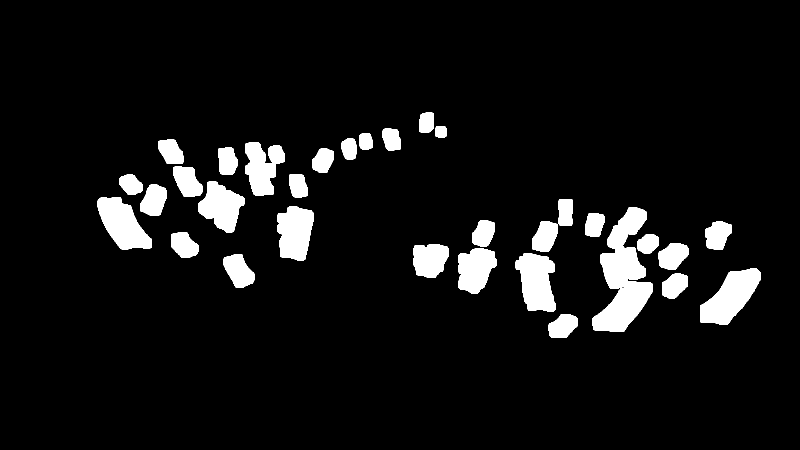
#> input picture reports/codex-sart-03/cg-root-paper-mask-v2.png, 1600 x 900 px, given in place of cg_root-v4.png, which was not available (shown at 1/2 size)
$ python paper_review.py
#> lines starting #> are read from the running program, lines starting #| are printed output that depends on the picture; after the words box and inside, x2 and y2 are one past the last pixel; in counts of white or black regions, pixels touching at a corner belong together; pictures that were not available may be replaced by others from this repository, and a replacement may not be noted
### reports/codex-sart-03/prepare_root.py
"""Keep only image_gen's local paper edits; restore original pixels everywhere else."""
from pathlib import Path
from collections import deque
import argparse
import json
import hashlib
import numpy as np
from PIL import Image, ImageDraw, ImageFilter
from audit import ROOT, OUT, SRC, font, jpg

# Local source-image coordinates. Boxes bound a paper, not general background.
ROIS=[
 (195,381,306,507),(244,348,282,390),(284,372,333,431),
 (320,280,363,328),(351,333,401,393),(405,371,447,431),
 (433,380,482,468),(443,291,469,341),(496,283,529,328),
 (498,324,544,397),(540,293,569,330),(577,344,616,400),
 (563,410,627,515),(628,297,667,344),(680,280,715,326),
 (720,265,746,305),(767,258,803,301),(838,231,868,269),
 (350,462,395,511),(447,510,511,575),(835,485,895,553),
 (925,491,985,581),(1038,507,1108,616),(1068,437,1114,499),
 (947,439,991,494),(1169,423,1209,478),(1202,451,1249,503),
 (1244,414,1291,468),(1197,502,1254,580),(1239,494,1290,566),
 (1325,486,1376,537),(1332,547,1374,595),(1280,468,1322,509),
 (1418,439,1466,493),(1402,538,1526,650),(1182,558,1311,667),
 (1097,628,1157,674),(1125,406,1158,444),(865,252,889,279),
 (638,268,656,292),
]

def component(im, roi):
    a=np.asarray(im.crop(roi)).astype(np.int16);r,g,b=a[:,:,0],a[:,:,1],a[:,:,2]
    neutral=(r>85)&(g>80)&(b>70)&((b-r)<58)&((g-r)<37)&((r-g)<50)
    h,w=neutral.shape;seen=np.zeros((h,w),bool);comps=[]
    for y,x in np.argwhere(neutral):
        if seen[y,x]:continue
        seen[y,x]=True;q=deque([(int(x),int(y))]);pts=[]
        while q:
            xx,yy=q.popleft();pts.append((xx,yy))
            for nx,ny in [(xx-1,yy),(xx+1,yy),(xx,yy-1),(xx,yy+1)]:
                if 0<=nx<w and 0<=ny<h and neutral[ny,nx] and not seen[ny,nx]:
                    seen[ny,nx]=True;q.append((nx,ny))
        if len(pts)>=3:comps.append(pts)
    if not comps:return Image.new('L',(w,h)),{'pixels':0,'bbox':None}
    # Largest connected warm-neutral patch within each tightly bounded ROI.
    pts=max(comps,key=len)
    mask=Image.new('L',(w,h));d=ImageDraw.Draw(mask)
    for pt in pts:d.point(pt,fill=255)
    # Seal tiny surface cracks; fill enclosed red/black brush-mark holes.
    mask=mask.filter(ImageFilter.MaxFilter(3))
    padded=Image.new('L',(w+2,h+2));padded.paste(mask,(1,1))
    ImageDraw.floodfill(padded,(0,0),128)
    arr=np.asarray(padded)[1:-1,1:-1]
    mask=Image.fromarray(np.uint8(np.where(arr==128,0,255)))
    return mask,{'pixels':len(pts),'bbox':list(mask.getbbox()) if mask.getbbox() else None}

# [69 lines left out: function main, not called in this run]

# [1 lines that do not run on import are left out]

### reports/codex-sart-03/audit.py
"""Read-only ART-70 pixel audit. Writes only this report directory; no Godot."""
from pathlib import Path
import hashlib
import json
from datetime import datetime
import numpy as np
from PIL import Image, ImageDraw, ImageFont

ROOT = Path(__file__).resolve().parents[2]
OUT = Path(__file__).resolve().parent
SRC = ROOT / 'smash-nine-prototype/assets/art/story'
FONT = ROOT / 'smash-nine-prototype/assets/fonts/NotoSansKR-UI.ttf'
INK = np.array([16, 24, 39], dtype=np.float64)
NAMES = ['cg_prologue.png', 'cg_root.png', 'cg_epilogue.png',
         'dialogue_frame.png', 'name_plate.png', 'shadow_aura.png']

def sha(path):
    return hashlib.sha256(path.read_bytes()).hexdigest()

def font(size):
    return ImageFont.truetype(str(FONT), size)

# [5 lines left out: function save_json, not called in this run]

def jpg(name, im):
    path = OUT / name
    if path.exists():
        raise FileExistsError(path)
    im.convert('RGB').save(path, quality=90, subsampling=0, optimize=True)
    assert path.stat().st_size <= 2_000_000, (path, path.stat().st_size)

# [127 lines left out: functions stats, lum, contrast, nine_audit, checker, main, not called in this run]

# [1 lines that do not run on import are left out]

### reports/codex-sart-03/paper_review.py
"""Full paper ROIs at 3x plus approximate silhouette measurements, no edits."""
import json
import argparse
import numpy as np
from PIL import Image, ImageDraw
from audit import ROOT, OUT, SRC, font, jpg
from prepare_root import ROIS, component

def hull(points):
    pts=sorted(set(map(tuple,points)))
    if len(pts)<=2:return pts
    def cross(o,a,b):return (a[0]-o[0])*(b[1]-o[1])-(a[1]-o[1])*(b[0]-o[0])
    lower=[]
    for p in pts:
        while len(lower)>=2 and cross(lower[-2],lower[-1],p)<=0:lower.pop()
        lower.append(p)
    upper=[]
    for p in reversed(pts):
        while len(upper)>=2 and cross(upper[-2],upper[-1],p)<=0:upper.pop()
        upper.append(p)
    return lower[:-1]+upper[:-1]

def rotated_box(mask):
    ys,xs=np.where(np.asarray(mask)>0)
    points=np.array(hull(zip(xs,ys)),dtype=float)
    if len(points)<3:return None
    best=None
    for i in range(len(points)):
        edge=points[(i+1)%len(points)]-points[i];angle=np.arctan2(edge[1],edge[0]);c,s=np.cos(angle),np.sin(angle)
        proj=points@np.array([[c,-s],[s,c]])
        sides=np.ptp(proj,axis=0)+1;area=np.prod(sides)
        if best is None or area<best[0]:best=(area,sides)
    sides=sorted(best[1]);return {'short_px':round(float(sides[0]),3),'long_px':round(float(sides[1]),3),'long_over_short':round(float(sides[1]/sides[0]),3)}

def main():
    ap=argparse.ArgumentParser();ap.add_argument('--version',type=int,default=4);args=ap.parse_args();v=args.version
    im=Image.open(ROOT/f'art/bakeoff/story/cg_root-v{v}.png').convert('RGB')
#> im: PIL image 1600x900 RGB; 7.2% white; 32 white regions, largest, box (x1, y1, x2, y2) and area: (1185, 414, 1306, 664) 15640, (1400, 537, 1522, 650) 7729, (195, 394, 304, 499) 6864
    original=Image.open(SRC/'cg_root.png').convert('RGB');measure=[]
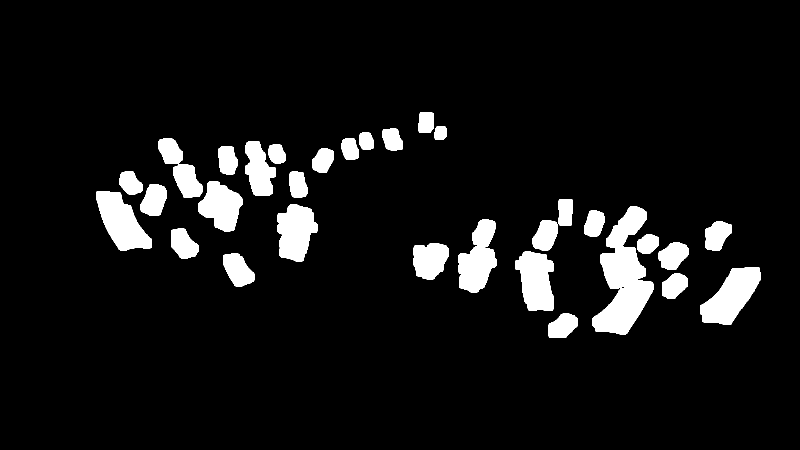
#> input picture reports/codex-sart-03/cg-root-paper-mask-v3.png, 1600 x 900 px, given in place of cg_root.png, which was not available (shown at 1/2 size)
#> after `original = Image.open(SRC / 'cg_root.png').convert('RGB')`: original: PIL image 1600x900 RGB; 7.5% white; 32 white regions, largest, box (x1, y1, x2, y2) and area: (1185, 413, 1307, 669) 16341, (1400, 534, 1522, 650) 7963, (192, 382, 304, 501) 7551
    for page in range(2):
        sh=Image.new('RGB',(2200,1824),'#101827');d=ImageDraw.Draw(sh)
        for j,roi in enumerate(ROIS[page*20:(page+1)*20]):
            i=page*20+j;x=j%5*440;y=j//5*456
            cr=im.crop(roi).resize(((roi[2]-roi[0])*3,(roi[3]-roi[1])*3),Image.Resampling.NEAREST)
            sh.paste(cr,(x+8,y+54))
            d.text((x+12,y+12),f'ROI {i+1:02d} / 3×',fill='#f3cd7c',font=font(24))
            before,_=component(original,roi);after,_=component(im,roi)
            measure.append({'roi_id':i+1,'roi_xyxy':list(roi),'before':rotated_box(before),'after':rotated_box(after)})
        jpg(f'cg-root-all-papers-3x-{page+1}-v{v}.jpg',sh)
#> this loop made 1 pass
#> pass 1, in main, `sh = Image.new('RGB', (2200, 1824), '#101827')`:
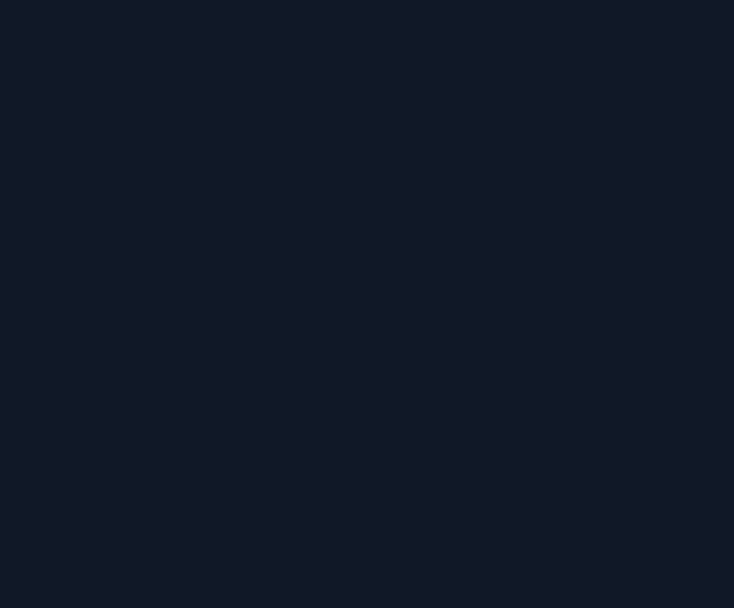
#> sh: PIL image 2200x1824 RGB (shown at 1/3 size); mean R, G, B 16, 24, 39
#> pass 1, in component, `a = np.asarray(im.crop(roi)).astype(np.int16)`:
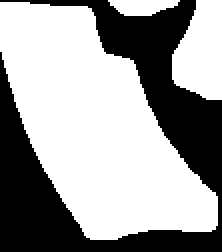
#> a: shape (126, 111, 3) int16 (shown 2 times larger); 62% white; 1 black region, box (x1, y1, x2, y2) and area: (0, 0, 111, 126) 5311
#> after the loop:
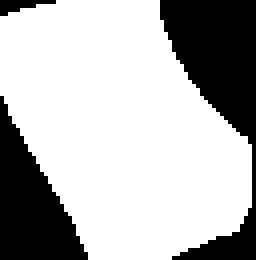
#> after: PIL image 64x65 L (shown 4 times larger); 70.9% white; 3 black regions, box (x1, y1, x2, y2) and area: (40, 0, 64, 65) 706, (0, 24, 22, 65) 473, (0, 0, 14, 4) 30
#> after the loop:
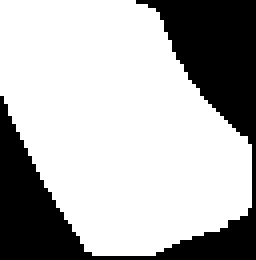
#> before: PIL image 64x65 L (shown 4 times larger); 70.3% white; 1 black region, box (x1, y1, x2, y2) and area: (0, 0, 64, 65) 1235
#> after the loop:
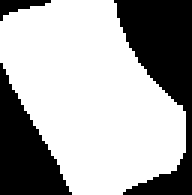
#> cr: PIL image 192x195 RGB; 66.1% white; 3 black regions, box (x1, y1, x2, y2) and area: (114, 0, 192, 195) 7344, (0, 63, 72, 195) 4860, (0, 0, 51, 21) 477
#> after the loop:
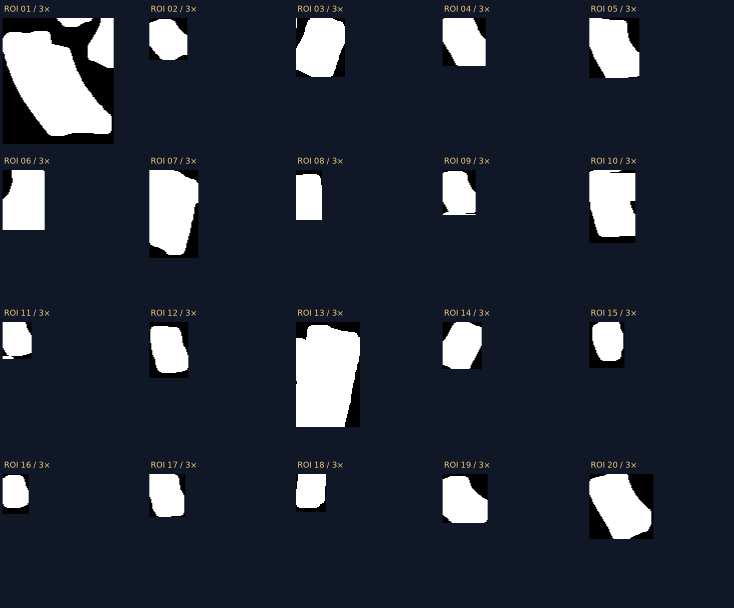
#> sh: PIL image 2200x1824 RGB (shown at 1/3 size); mean R, G, B 40.2, 47, 59.6
#> after the loop, measure = 20 items
    representative=[measure[i-1] for i in [1,23,35]]
    result={'method':'Minimum-area rotated bounding rectangle of filled warm-neutral paper silhouette; 1px closing from component extraction; perspective/curl and dark brush marks affect projected ratio. This is not an intrinsic-plane measurement.',
            'representative_ROIs':representative,'all_rois':measure,
            'note':'ROI 39/40 also inspect tiny distant colored flecks. ROI count is not a proven count of discrete talismans.'}
    path=OUT/f'paper-shape-measurements-cg-v{v}.json';assert not path.exists()
    path.write_text(json.dumps(result,ensure_ascii=False,indent=2)+'\n',encoding='utf-8')
    print(json.dumps(representative,indent=2))

#> (the run stopped early here; a loop or call above may not have finished)
